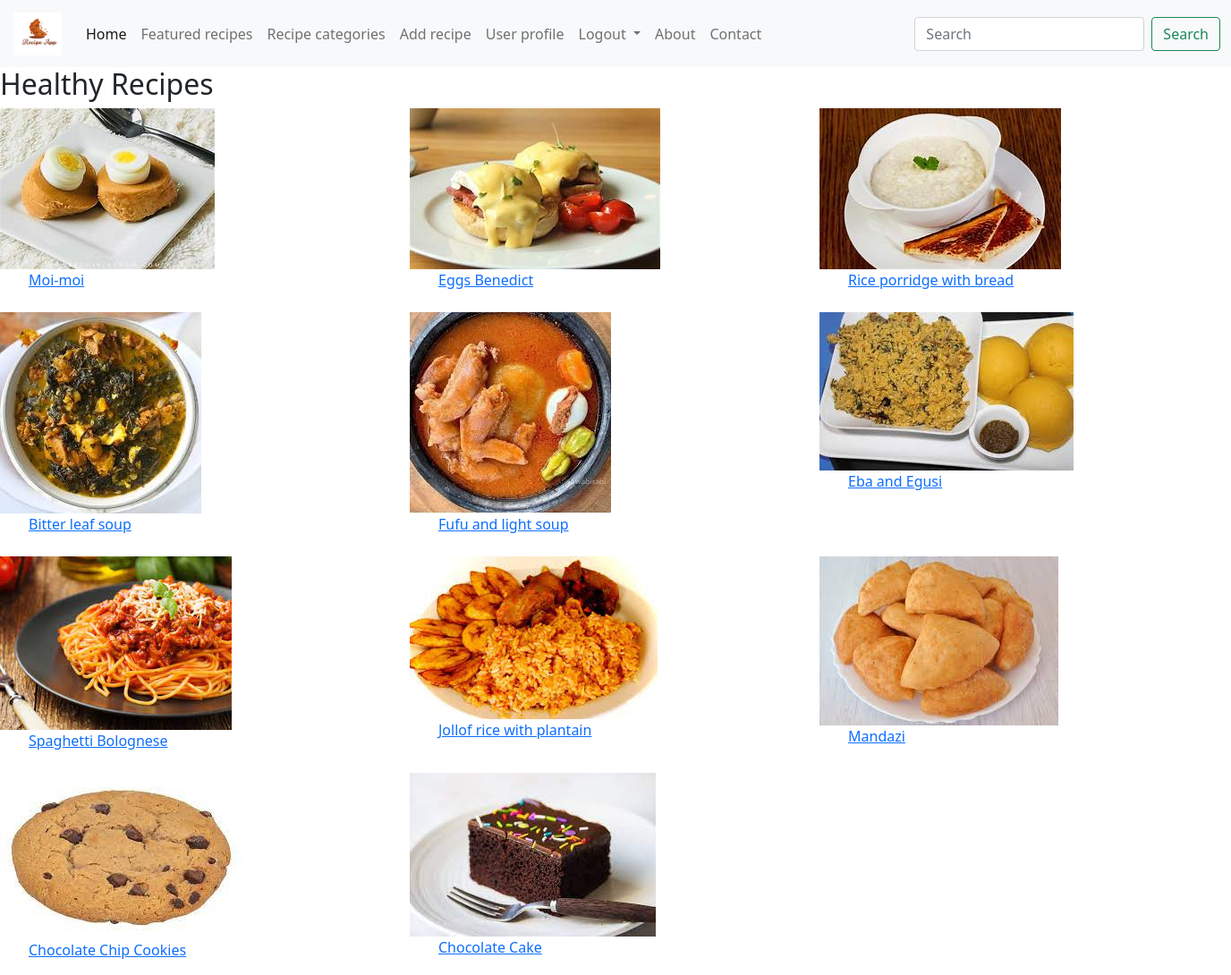
The page /dashboard (signed in) on the database its author committed.
### models.py (models this page shows)
class Recipes(db.Model):
    id = db.Column(db.Integer, primary_key=True, autoincrement=True)
    name = db.Column(db.String(100), nullable=False)
    image_name = db.Column(db.String(100))
    category = db.Column(db.String(100), nullable=False)
    ingredients = db.Column(db.String(1000), nullable=False)
    instructions = db.Column(db.String(1000), nullable=False)

### app.py (the view)
@app.route('/dashboard', methods=['GET', 'POST'])
@login_required
def dashboard():
    categories = ['Breakfast', 'Lunch', 'Dinner', 'Dessert']
    results = []
    selected_recipes = set()  # To store the selected recipe IDs
    recipes_per_category = 3
    for category in categories:
        recipes = Recipes.query.filter_by(category=category).all()
        available_recipes = [recipe for recipe in recipes if recipe.id not in selected_recipes and recipe.category == category]
        if len(available_recipes) > 0:
            random_recipes = random.sample(available_recipes, min(recipes_per_category, len(available_recipes)))
            selected_recipes.update(recipe.id for recipe in random_recipes)
            results.extend(random_recipes)
        if len(results) == 9:
            break
    return render_template('dashboard.html', user=current_user, results=results)

### app.py (called while the page is built)
@login_manager.user_loader
def load_user(user_id):
    return User.query.get(int(user_id))

### templates/dashboard.html (shortened to what this page needs)
<!doctype html>
<html lang="en">
  <head>
    <link href="https://cdn.jsdelivr.net/npm/bootstrap@5.0.2/dist/css/bootstrap.min.css" rel="stylesheet">
  </head>
  <body>
    <nav class="navbar navbar-expand-lg navbar-light bg-light">
      <div class="container-fluid">
        <a class="navbar-brand" href="{{ url_for('dashboard') }}">
          <img src="static/public/ra-21@2x.png" alt="" width="60" height="48" class="d-inline-block align-text-top">
        </a>
        <div class="collapse navbar-collapse" id="navbarSupportedContent">
          <ul class="navbar-nav me-auto mb-2 mb-lg-0">
            <li class="nav-item">
              <a class="nav-link active" aria-current="page" href="{{ url_for('dashboard') }}">Home</a>
            </li>
            <li class="nav-item">
              <a class="nav-link" href="{{ url_for('featured_recipe')}}">Featured recipes</a>
            </li>
            <li class="nav-item">
              <a class="nav-link" href="#">Recipe categories</a>
            </li>
            <li class="nav-item">
                <a class="nav-link" href="{{ url_for('add_recipe2') }}">Add recipe</a>
            </li>
            <li class="nav-item">
              <a class="nav-link" href="#">User profile</a>
            </li>
            <li class="nav-item dropdown">
              <a class="nav-link dropdown-toggle" href="#" id="navbarDropdown" role="button" data-bs-toggle="dropdown" aria-expanded="false">
                Logout
              </a>
            </li>
            <br>
            <li class="nav-item">
              <a class="nav-link" href="#">About</a>
            </li>
            <li class="nav-item">
              <a class="nav-link" href="#">Contact</a>
            </li>
          </ul>
          <form class="d-flex" action="/search" method="GET">
            <input class="form-control me-2" type="search" name="query" placeholder="Search" aria-label="Search">
            <button class="btn btn-outline-success" type="submit">Search</button>
          </form>
        </div>
      </div>
    </nav>
    <h2>Healthy Recipes</h2>
    <section class="layout">
      {% for recipe in results %}
        <div>
          <a href="recipe?id={{ recipe.id }}">
            <img src="{{ url_for('static', filename='recipe_images/' + recipe.image_name) }}" alt="Recipe Image">
          </a>
          <ul>
            <p><a href="recipe?id={{ recipe.id }}">{{ recipe.name }}</a></p>
          </ul>
        </div>
      {% endfor %}
    </section>
  </body>
</html>

### templates/dashboard.html (style rules this page uses)
.layout { width: 1366px; height: 768px; display: grid; grid-template-rows: repeat(3, 1fr); grid-template-columns: repeat(3, 1fr); gap: 8px; }

### rows shown on the page
Recipes: image_name (picture), name "Moi-moi"
Recipes: image_name (picture), name "Eggs Benedict"
Recipes: image_name (picture), name "Rice porridge with bread"
Recipes: image_name (picture), name "Bitter leaf soup"
Recipes: image_name (picture), name "Fufu and light soup"
Recipes: image_name (picture), name "Eba and Egusi"
Recipes: image_name (picture), name "Spaghetti Bolognese"
Recipes: image_name (picture), name "Jollof rice with plantain"
Recipes: image_name (picture), name "Mandazi"
Recipes: image_name (picture), name "Chocolate Chip Cookies"
Recipes: image_name (picture), name "Chocolate Cake"
